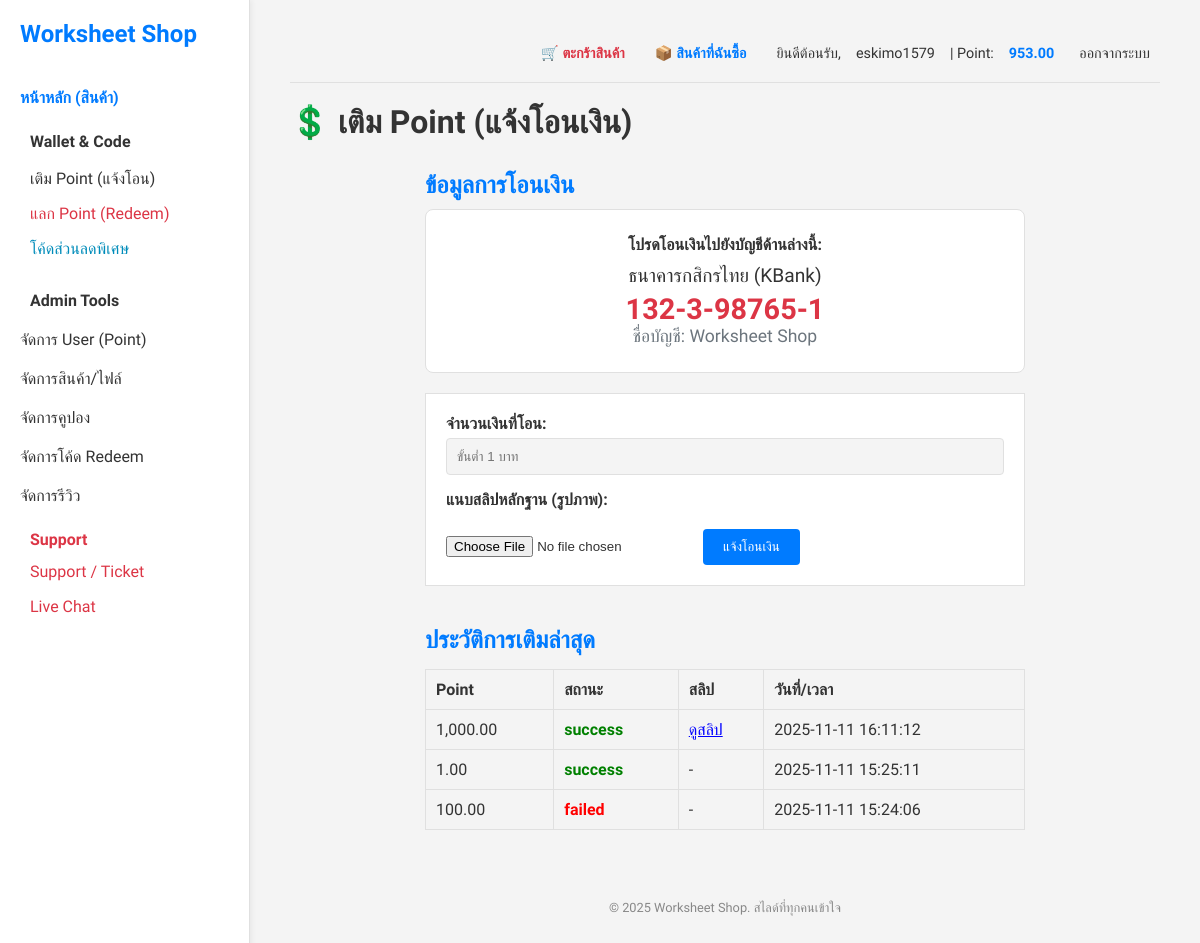
Page /?page=topup (signed in) on the committed database.
### tables this page shows
CREATE TABLE IF NOT EXISTS `transactions` (
  `tx_id` int(11) NOT NULL AUTO_INCREMENT,
  `user_id` int(11) NOT NULL,
  `amount` decimal(10,2) NOT NULL,
  `status` enum('pending','success','failed') DEFAULT 'pending',
  `tmweasy_ref` varchar(255) DEFAULT NULL,
  `slip_path` varchar(255) DEFAULT NULL,
  `timestamp` datetime DEFAULT current_timestamp(),
  PRIMARY KEY (`tx_id`)
);

### topup.php (the view, shortened to what this page needs)
<?php
$user_id = $_SESSION['user_id'];
$bank_account = [
    'bank_name' => 'ธนาคารกสิกรไทย (KBank)',
    'account_number' => '132-3-98765-1',
    'account_name' => 'Worksheet Shop'
];
?>
<h1>💲 เติม Point (แจ้งโอนเงิน)</h1>
<div style="display: flex; justify-content: center; width: 100%;">
    <div style="max-width: 600px; width: 100%;">
        <h2 style="color: var(--accent-color); margin-bottom: 10px;">ข้อมูลการโอนเงิน</h2>
        <div style="background-color: var(--bg-content); padding: 25px; border: 1px solid var(--border-color); border-radius: 8px; margin-bottom: 20px; text-align: center;">
            <p style="font-weight: bold; margin-bottom: 10px;">โปรดโอนเงินไปยังบัญชีด้านล่างนี้:</p>
            <p style="font-size: 1.2em; margin-bottom: 5px;"><?php echo $bank_account['bank_name']; ?></p>
            <p style="font-size: 1.8em; font-weight: bold; color: #dc3545;"><?php echo $bank_account['account_number']; ?></p>
            <p style="font-size: 1.1em; color: #6c757d;">ชื่อบัญชี: <?php echo $bank_account['account_name']; ?></p>
        </div>
        <form action="?page=topup" method="post" enctype="multipart/form-data" style="background-color: var(--bg-content); padding: 20px; border: 1px solid var(--border-color);">
            <label for="amount">จำนวนเงินที่โอน:</label>
            <input type="number" id="amount" name="amount" step="1" min="1" required placeholder="ขั้นต่ำ 1 บาท">
            <label for="slip_image">แนบสลิปหลักฐาน (รูปภาพ):</label>
            <input type="file" id="slip_image" name="slip_image" accept="image/*" required style="border: none; padding: 0;">
            <button type="submit" style="margin-top: 15px;">แจ้งโอนเงิน</button>
        </form>
        <h2 style="margin-top: 40px; color: var(--accent-color);">ประวัติการเติมล่าสุด</h2>
        <?php
        $tx_sql = "SELECT amount, status, timestamp, slip_path FROM transactions WHERE user_id = '$user_id' ORDER BY timestamp DESC LIMIT 5";
        $tx_result = $conn->query($tx_sql);
        if ($tx_result && $tx_result->num_rows > 0): ?>
            <table style="width: 100%; border-collapse: collapse; margin-top: 15px;">
            <tr style="background-color: var(--bg-light);">
                <th style="padding: 10px; border: 1px solid var(--border-color); text-align: left;">Point</th>
                <th style="padding: 10px; border: 1px solid var(--border-color); text-align: left;">สถานะ</th>
                <th style="padding: 10px; border: 1px solid var(--border-color); text-align: left;">สลิป</th>
                <th style="padding: 10px; border: 1px solid var(--border-color); text-align: left;">วันที่/เวลา</th>
            </tr>
            <?php while($row = $tx_result->fetch_assoc()): ?>
            <tr>
                <td style="padding: 10px; border: 1px solid var(--border-color);"><?php echo number_format($row['amount'], 2); ?></td>
                <td style="padding: 10px; border: 1px solid var(--border-color);">
                    <?php
                        $status = $row['status'];
                        $color = ($status === 'success') ? 'green' : (($status === 'failed') ? 'red' : 'orange');
                        echo "<span style='color: {$color}; font-weight: bold;'>{$status}</span>";
                    ?>
                </td>
                <td style="padding: 10px; border: 1px solid var(--border-color);">
                    <?php if ($row['slip_path']): ?>
                        <a href="<?php echo htmlspecialchars($row['slip_path']); ?>" target="_blank" style="color: blue;">ดูสลิป</a>
                    <?php else: ?>
                        -
                    <?php endif; ?>
                </td>
                <td style="padding: 10px; border: 1px solid var(--border-color);"><?php echo $row['timestamp']; ?></td>
            </tr>
            <?php endwhile; ?>
        </table>
        <?php else: ?>
            <p>ยังไม่มีประวัติการเติมเงิน</p>
        <?php endif; ?>
    </div>
</div>

### styles.css (style rules this page uses)
:root { --bg-light: #f4f4f4; --bg-content: #ffffff; --text-dark: #333333; --accent-color: #007bff; --accent-hover: #0056b3; --border-color: #e0e0e0; --font-stack: 'Mitr', sans-serif; }
* { box-sizing: border-box; margin: 0; padding: 0; }
body { font-family: var(--font-stack); background-color: var(--bg-light); color: var(--text-dark); display: flex; min-height: 100vh; }
h1 { margin-bottom: 30px; font-size: 2em; color: var(--text-dark); }
form { padding: 0; background: none; }
label { display: block; margin-bottom: 5px; font-weight: 600; color: var(--text-dark); }
input[type="text"], input[type="password"], input[type="email"], input[type="number"], textarea { width: 100%; padding: 10px; margin-bottom: 15px; border: 1px solid var(--border-color); border-radius: 4px; background-color: var(--bg-light); color: var(--text-dark); }
button { background-color: var(--accent-color); color: white; padding: 10px 20px; border: none; border-radius: 4px; cursor: pointer; transition: background-color 0.3s; }

### rows in the picture
transactions: amount "1,000.00", status "success", timestamp "2025-11-11 16:11:12"
transactions: amount "1.00", status "success", timestamp "2025-11-11 15:25:11"
transactions: amount "100.00", status "failed", timestamp "2025-11-11 15:24:06"

### other values in the picture
$_SESSION['username'] "eskimo1579"
$_SESSION['wallet_point'] "953.00"
$bank_account['bank_name'] "ธนาคารกสิกรไทย (KBank)"
$bank_account['account_number'] "132-3-98765-1"
$bank_account['account_name'] "Worksheet Shop"
